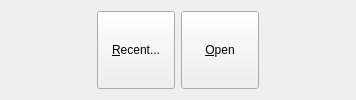
<?xml version="1.0" encoding="UTF-8"?>
<ui version="4.0">
 <class>Form</class>
 <widget class="QWidget" name="Form">
  <property name="geometry">
   <rect>
    <x>0</x>
    <y>0</y>
    <width>356</width>
    <height>96</height>
   </rect>
  </property>
  <property name="windowTitle">
   <string>Form</string>
  </property>
  <layout class="QHBoxLayout" name="horizontalLayout">
   <item>
    <spacer name="horizontalSpacer">
     <property name="orientation">
      <enum>Qt::Horizontal</enum>
     </property>
     <property name="sizeHint" stdset="0">
      <size>
       <width>40</width>
       <height>20</height>
      </size>
     </property>
    </spacer>
   </item>
   <item>
    <widget class="QToolButton" name="recent_btn">
     <property name="minimumSize">
      <size>
       <width>78</width>
       <height>78</height>
      </size>
     </property>
     <property name="baseSize">
      <size>
       <width>64</width>
       <height>64</height>
      </size>
     </property>
     <property name="styleSheet">
      <string notr="true">QToolButton::menu-indicator { image: none; }</string>
     </property>
     <property name="text">
      <string>&amp;Recent...</string>
     </property>
     <property name="icon">
      <iconset theme="document-open-recent">
       <normaloff>.</normaloff>.</iconset>
     </property>
     <property name="iconSize">
      <size>
       <width>48</width>
       <height>48</height>
      </size>
     </property>
     <property name="popupMode">
      <enum>QToolButton::InstantPopup</enum>
     </property>
     <property name="toolButtonStyle">
      <enum>Qt::ToolButtonTextUnderIcon</enum>
     </property>
    </widget>
   </item>
   <item>
    <widget class="QToolButton" name="open_btn">
     <property name="minimumSize">
      <size>
       <width>78</width>
       <height>78</height>
      </size>
     </property>
     <property name="baseSize">
      <size>
       <width>64</width>
       <height>64</height>
      </size>
     </property>
     <property name="text">
      <string>&amp;Open</string>
     </property>
     <property name="icon">
      <iconset theme="document-open">
       <normaloff>.</normaloff>.</iconset>
     </property>
     <property name="iconSize">
      <size>
       <width>48</width>
       <height>48</height>
      </size>
     </property>
     <property name="toolButtonStyle">
      <enum>Qt::ToolButtonTextUnderIcon</enum>
     </property>
    </widget>
   </item>
   <item>
    <spacer name="horizontalSpacer_2">
     <property name="orientation">
      <enum>Qt::Horizontal</enum>
     </property>
     <property name="sizeHint" stdset="0">
      <size>
       <width>40</width>
       <height>20</height>
      </size>
     </property>
    </spacer>
   </item>
  </layout>
 </widget>
 <resources/>
 <connections/>
</ui>
